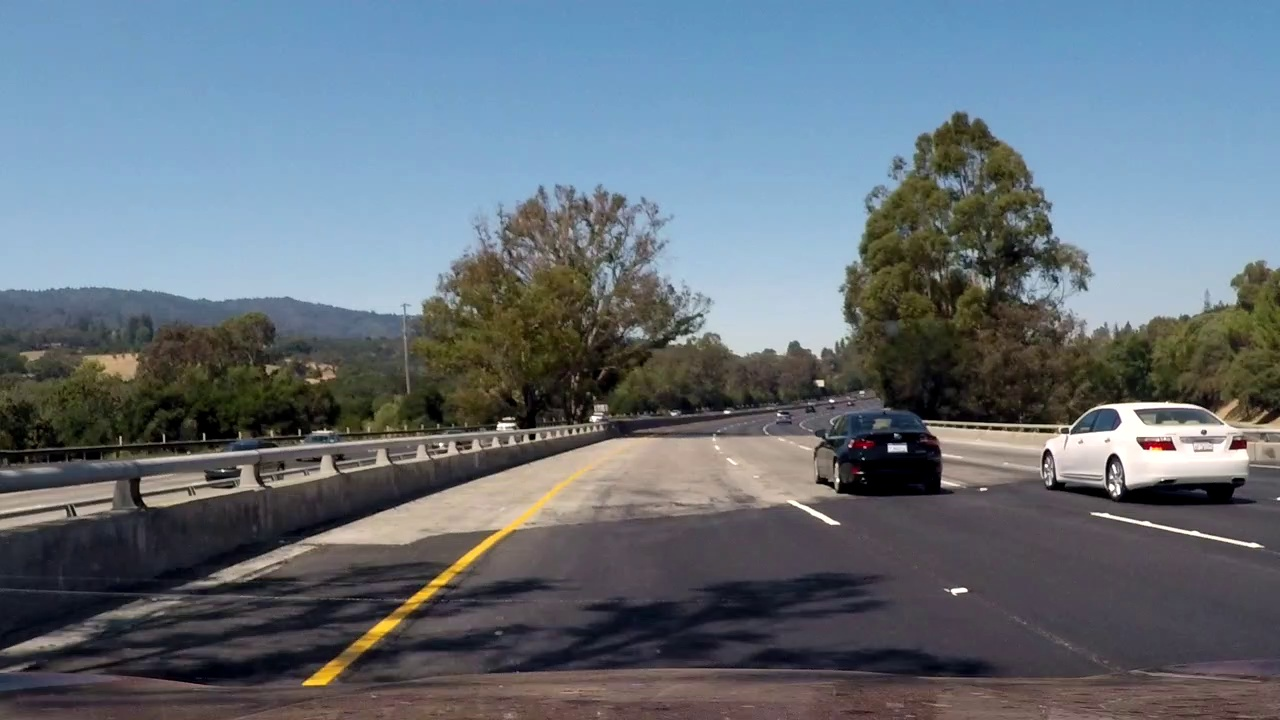
#> input picture CarND-Advanced-Lane-Lines/test_images/test.jpg, 1280 x 720 px; its folder holds only this picture in this run
$ jupyter execute --allow-errors advanced_lane_finding.ipynb   (shell and % lines are left out)   (older library calls are emulated)
#> lines starting #> are read from the running program, lines starting #| are printed output that depends on the picture
[cell 1]
import cv2
import os
import glob
import numpy as np
import pickle
import matplotlib.pyplot as plt
import matplotlib.image as mpimg

## Define and instantiate line objects

[cell 2]
class Line():
    def __init__(self):
        # was the line detected in the last iteration?
        self.detected = False
        # x values of the last n fits of the line
        self.recent_xfitted = []
        #average x values of the fitted line over the last n iterations
        self.bestx = None
        #polynomial coefficients averaged over the last n iterations
        self.best_fit = None
        #polynomial coefficients for the most recent fit
        self.fit = [np.array([False])]
        #radius of curvature of the line in some units
        self.radius_of_curvature = None
        #distance in meters of vehicle center from the line
        self.line_base_pos = None
        #difference in fit coefficients between last and new fits
        self.diffs = np.array([0,0,0], dtype='float')
        #x values for detected line pixels
        self.allx = None
        #y values for detected line pixels
        self.ally = None

# Lane Detector Class

[cell 3]
class Finder(object):
    def __init__(self, camera_calfile='camera_cal.p'):
#> called with camera_calfile = 'camera_cal.p'
        self.left_line=Line()
        self.right_line=Line()
        # load calibration file
        with open(camera_calfile, mode='rb') as f:
#> (reads CarND-Advanced-Lane-Lines/camera_cal.p from the repository)
#> further down, img is the input picture: shape (720, 1280, 3); mean R, G, B 100.6, 111.7, 121.5
            camera_cal=pickle.load(f)
        self.mtx=camera_cal['mtx']
        self.dist=camera_cal['dist']

    # Use color transforms, gradients, etc., to create a thresholded binary image.
    # Colour transform
    def color_thresh(self, img, thresh=(0,255), hue_thresh=(0,30)):
        hls=cv2.cvtColor(img, cv2.COLOR_RGB2HLS)
        h=hls[:,:,0]
        s=hls[:,:,2]

        # Color threshold to isolate yellow and white
        s_binary=np.zeros_like(s)
        s_binary[[((s>=thresh[0]) & (s<=thresh[1]))]]=1

        h_binary=np.zeros_like(s)
        h_binary[[((h>=hue_thresh[0]) & (h<=hue_thresh[1]))]]=1

        color_binary=np.zeros_like(s)
        color_binary= s_binary & h_binary
        #plt.imshow(np.dstack((255*s_binary,np.zeros_like(s), s)))
        #plt.show()
        return (color_binary)

    # [201 lines left out: functions abs_sobel_thresh, mag_thresh, dir_threshold, detect_sobel_edges, region_masking, bird_eye and 5 more, not called in this run]

    def process_image(self, img, dbg=False):
        shape_ymax, shape_xmax, _ = img.shape
        #Apply distortion correction to the raw image
        undist = cv2.undistort(img, self.mtx, self.dist, None, self.mtx)
        if dbg==True:
            plt.imshow(undist)
            plt.show()

        # Threshold color
        color_binary=self.color_thresh(undist, (100,255))

        if dbg==True:
            plt.imshow(color_binary, cmap='gray')
            plt.show()
            print('Color Masking')

        # Threshold gradient
        gray=cv2.cvtColor(undist, cv2.COLOR_RGB2GRAY)
        edges=self.detect_sobel_edges(gray)
        if dbg==True:
            plt.imshow(edges, cmap='gray')
            plt.show()
            print('Edge detection')

            plt.imshow(255*np.dstack((color_binary,np.zeros_like(edges),edges)))
            plt.show()
            print('Color Masking stack with Edge detection')


        # Combine gradient and color thresholds
        grad_color_masked=np.zeros_like(color_binary)
        grad_color_masked[(edges==1) | (color_binary==1)]=1

        if dbg==True:
            plt.imshow(grad_color_masked, cmap='gray')
            plt.show()
            print('Color Masking OR Edge detection')

        binary_lane=self.region_masking(grad_color_masked)
        if dbg==True:
            plt.imshow(binary_lane, cmap='gray')
            plt.show()
            print('After region masking')

        # Warp
        """
        src_pts=find_trapezoid_corners(binary_lane)
        temp_img=img.copy()
        color=[255,0,0]
        thickness=5
        cv2.line(temp_img, (src_pts[0][0], src_pts[0][1]), (src_pts[1][0], src_pts[1][1]), color, thickness)
        cv2.line(temp_img, (src_pts[1][0], src_pts[1][1]), (src_pts[2][0], src_pts[2][1]), color, thickness)
        cv2.line(temp_img, (src_pts[2][0], src_pts[2][1]), (src_pts[3][0], src_pts[3][1]), color, thickness)
        plt.imshow(temp_img)
        plt.show()
        print(src_pts)
        """
        src_pts=np.array([[271, shape_ymax], [453, 576], [925, 576], [1178, shape_ymax]],np.int)
        dst_pts=np.array([[290, shape_ymax],[290, 0.85*shape_ymax],
                      [990,0.85*shape_ymax],[990,shape_ymax]],np.int)

        warped, warp_matrix=self.bird_eye(binary_lane, np.float32(src_pts), np.float32(dst_pts))
        if dbg==True:
            plt.imshow(warped,cmap='gray')
            plt.show()
            print('warped')

        # Plot the trapezoid
        """
        if dbg==True:
            line_pic = undist.copy()
            color=[255,0,0]
            thickness=10
            cv2.line(line_pic, (src_pts[0][0], src_pts[0][1]), (src_pts[1][0], src_pts[1][1]),color, thickness)
            cv2.line(line_pic, (src_pts[1][0], src_pts[1][1]), (src_pts[2][0], src_pts[2][1]),color, thickness)
            cv2.line(line_pic, (src_pts[2][0], src_pts[2][1]), (src_pts[3][0], src_pts[3][1]),color, thickness)
            cv2.line(line_pic, (src_pts[3][0], src_pts[3][1]), (src_pts[0][0], src_pts[0][1]),color, thickness)
            plt.imshow(line_pic)
            plt.show()
        """


        # Find lanes
        left_lane,right_lane=self.find_lane_boundary(warped, dst_pts[0][0],dst_pts[3][0],dbg)
        # [5 lines of commented-out code are left out]

        combine_lanes=cv2.addWeighted(left_lane,1,right_lane,1,0)
        if dbg==True:
            plt.imshow(combine_lanes,cmap='gray')
            plt.show()
            print('Found lanes')


        # Find curvature
        self.fit_polynomial(left_lane, self.left_line, dbg=dbg)
        self.fit_polynomial(right_lane, self.right_line, dbg=dbg)

        # Calculate the position of car relative to lane center
        # Define conversions in from pixels space to meters
        ym_per_pix = 30/720 # meters per pixel in y dimension

        lane_width_m = 3.7
        xm_per_pix = lane_width_m/(self.right_line.line_base_pos-self.left_line.line_base_pos)
        car_center=img.shape[1]/2
        lane_center=(self.left_line.line_base_pos+self.right_line.line_base_pos)/2
        lane_offset=xm_per_pix*(car_center-lane_center)

        # calculate correlation coefficient
        corr_coef=np.correlate(self.left_line.fit[0:2], self.right_line.fit[0:2])
        self.calc_curvature(left_lane, self.left_line, xm_per_pix, ym_per_pix)
        self.calc_curvature(right_lane, self.right_line, xm_per_pix, ym_per_pix)

        if dbg==True:
            print('correlation coefficient', corr_coef)
            print('lane_offset',lane_offset,'m')

        if corr_coef>0:
            self.left_line.best_fit=self.left_line.fit
            self.right_line.best_fit=self.right_line.fit

        curverad=np.minimum(self.left_line.radius_of_curvature, self.right_line.radius_of_curvature)

        # fill polygon and unwarp into original image
        result=self.fill_poly_unwarp(undist, warped, warp_matrix, self.left_line.best_fit, self.right_line.best_fit)


        # add texts
        cv2.putText(result, "Radius of Curvature ="+str(int(curverad))+"(m)", (20, 50),
                   cv2.FONT_HERSHEY_SIMPLEX, 1.2, (255,255,255), 2)
        if lane_offset>0:
            side="right"
        else:
            side="left"

        cv2.putText(result, "Vehicle is"+" %0.2fm "%(np.abs(lane_offset))+side+" of center", (20, 100),
                   cv2.FONT_HERSHEY_SIMPLEX, 1.2, (255,255,255), 2)

        #cv2.putText(result, "Correlation is"+" %0.4f "%(corr_coef), (300, 450),
        #           cv2.FONT_HERSHEY_SIMPLEX, 1.2, (255,255,255), 2)

        if dbg==True:
            plt.imshow(result)
            plt.show()
        return result

# Pipeline for Lane Detection

[cell 4]
lane_detector=Finder('camera_cal.p')

# Test Images

[cell 5]
img_path=os.getcwd()+'/test_images/'
#> (the rest of this cell did not finish here and is left out)

#> in process_image, `undist = cv2.undistort(img, self.mtx, self.dist, None, self.mtx)`:
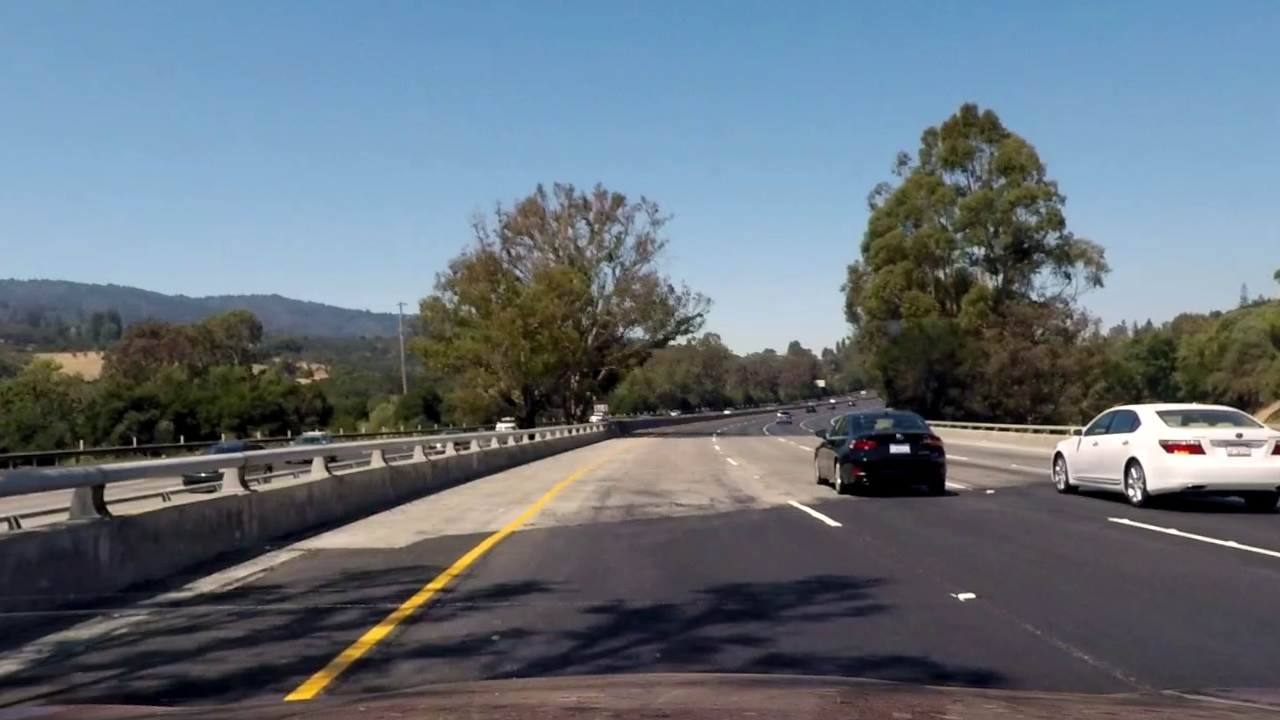
#> undist: shape (720, 1280, 3); mean R, G, B 101, 111.9, 121.4
#> in color_thresh, `hls=cv2.cvtColor(img, cv2.COLOR_RGB2HLS)`: hls: shape (720, 1280, 3); mean of channels 0, 1, 2 84.9, 111, 67.6
#> in color_thresh, `h=hls[:,:,0]`:
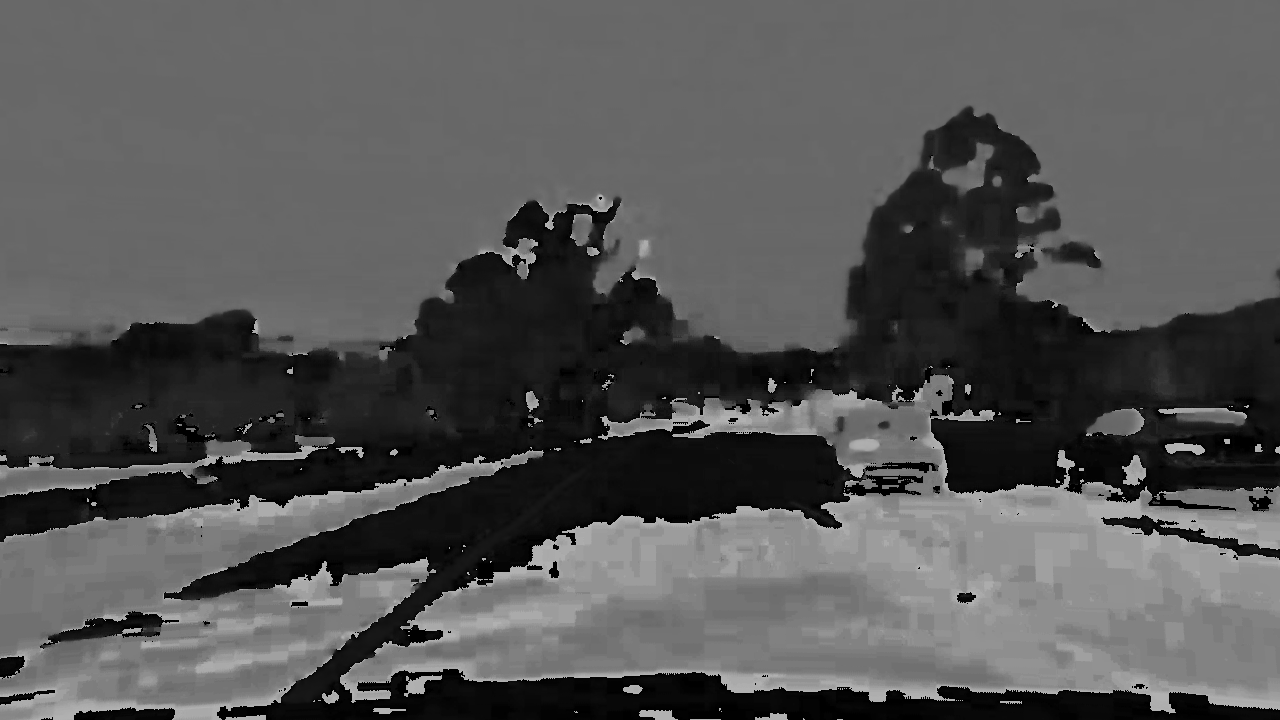
#> h: shape (720, 1280); min 0, max 180, mean 84.9
#> in color_thresh, `s=hls[:,:,2]`:
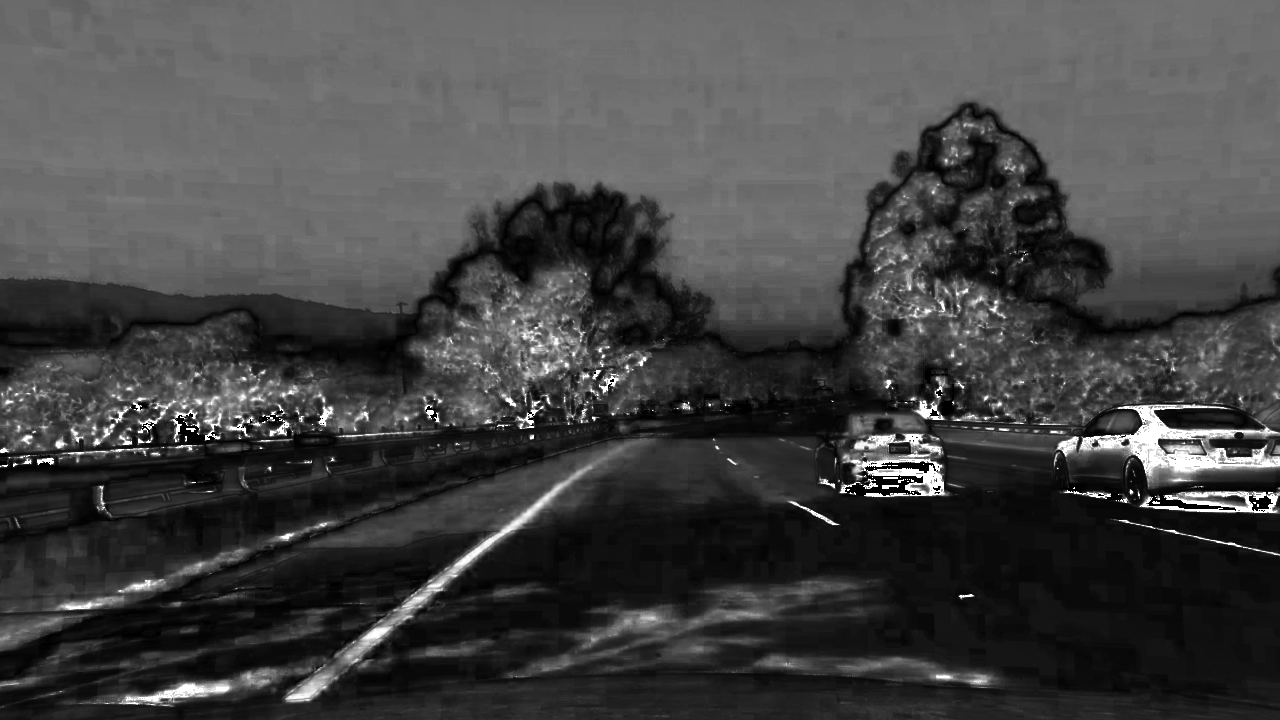
#> s: shape (720, 1280); min 0, max 255, mean 67.6
    plt.imshow(ret)
    plt.show()
